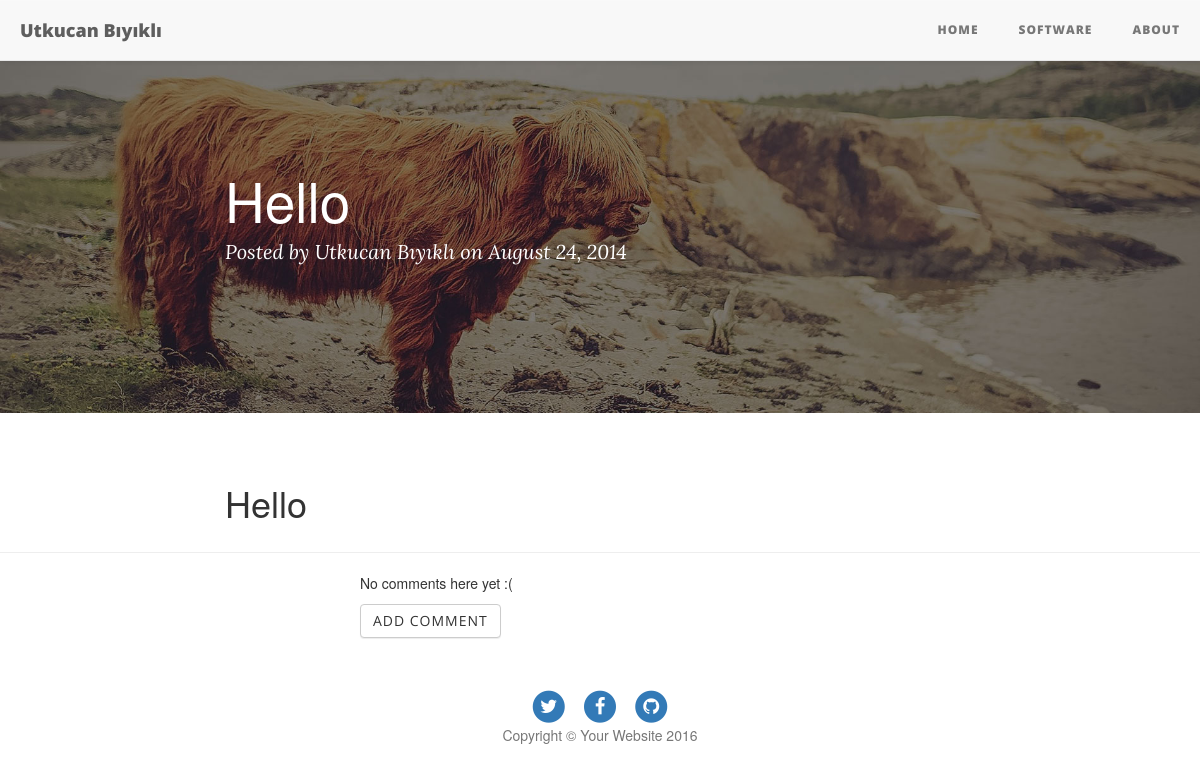
Before: /28/ with the older database file.
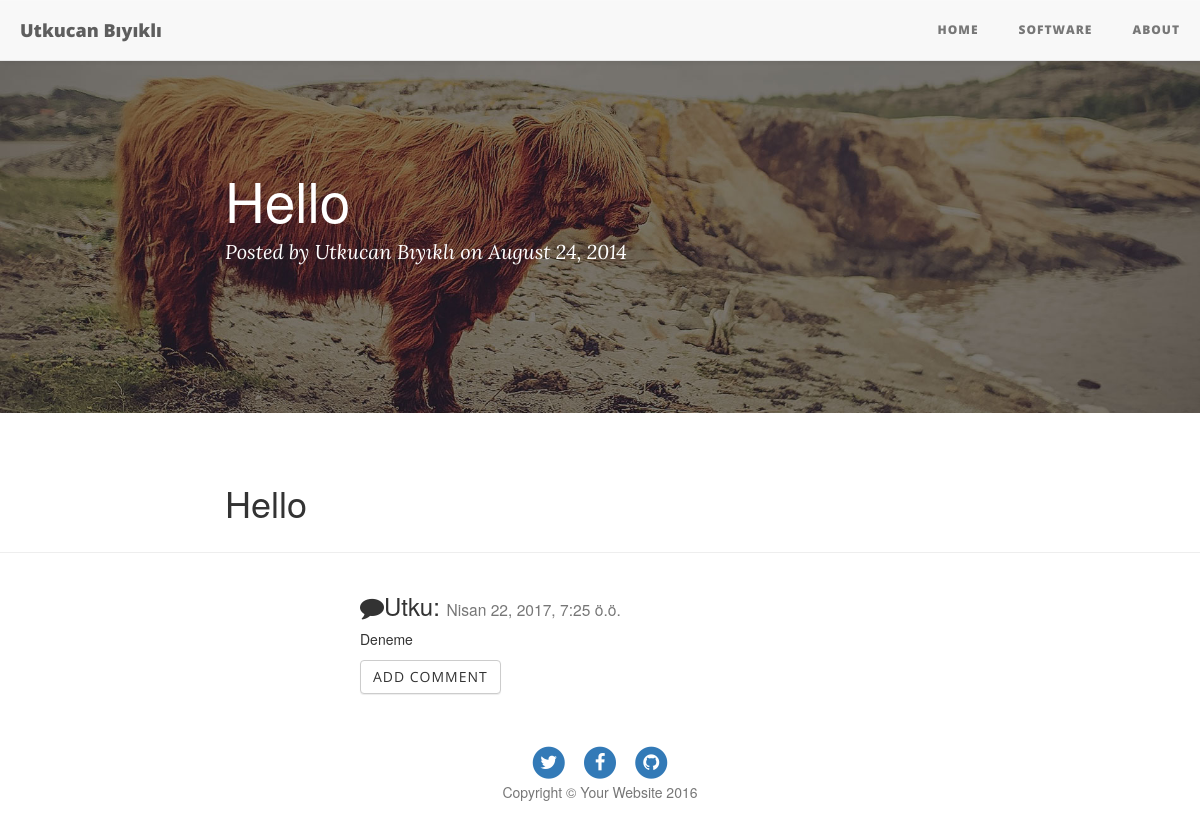
After: the same page with the newer database file.
### Articles/models.py (models this page shows, shortened)
class Comment(models.Model):
    name=models.CharField(max_length=25)
    date=models.DateTimeField(auto_now_add=True)
    comment=models.TextField(max_length=140)
    publish=models.BooleanField(default=False)
    article=models.ForeignKey('Articles.Article',related_name="comments",on_delete=models.CASCADE)
    class Meta:
        ordering = ['-date']

### Articles/views.py (the view)
# urls.py: url(r'^(?P<pk>[0-9]+)/$', views.DetailView.as_view(), name="detail"),
class DetailView(generic.DetailView):
    model=Article
    template_name = "article/detail.html"

### Articles/templates/article/detail.html (shortened to what this page needs)
{% extends 'article/base.html' %}
{% block body %}
  <header class="intro-header" style="background-image: url('../../static/Articles/img/contact-bg.jpg')">
        <div class="container">
            <div class="row">
                <div class="col-lg-8 col-lg-offset-2 col-md-10 col-md-offset-1">
                    <div class="post-heading">
                        <h1>{{article.title}}</h1>
                        <span class="meta">Posted by <a href="{% url 'articles:about' %}">Utkucan Bıyıklı</a> on August 24, 2014</span>
                    </div>
                </div>
            </div>
        </div>
</header>
        <div class="container">
            <div class="row">
                <div class="col-lg-8 col-lg-offset-2 col-md-10 col-md-offset-1">
                         {% autoescape on %}
<p class="content-markdown">{{article.content|safe}}</p>
                        {% endautoescape %}
                </div>
            </div>
        </div>
<hr>
<div class="row" style="margin-left:30%;">
{% for comment in article.comments.all   %}
        {% if comment.publish %}
                    <h3><i class="fa fa-comment"></i>{{comment.name}}:
                    <small>{{comment.date}}</small>
                </h3>
                <p>{{comment.comment}}</p>
        {% endif %}
    {% empty %}
    <p>No comments here yet :(</p>
{% endfor %}
    <a class="btn btn-default" href="{% url 'articles:add_comment' id=article.id %}">Add Comment</a>
</div>
    <footer>
        <div class="container">
            <div class="row">
                <div class="col-lg-8 col-lg-offset-2 col-md-10 col-md-offset-1">
                    <ul class="list-inline text-center">
                        <li>
                            <a href="https://www.twitter.com/utkucanbykl">
                                <span class="fa-stack fa-lg">
                                    <i class="fa fa-circle fa-stack-2x"></i>
                                    <i class="fa fa-twitter fa-stack-1x fa-inverse"></i>
                                </span>
                            </a>
                        </li>
                        <li>
                            <a href="https://www.facebook.com/utkucanbykl">
                                <span class="fa-stack fa-lg">
                                    <i class="fa fa-circle fa-stack-2x"></i>
                                    <i class="fa fa-facebook fa-stack-1x fa-inverse"></i>
                                </span>
                            </a>
                        </li>
                        <li>
                            <a href="https://www.github.com/utkucanbykl">
                                <span class="fa-stack fa-lg">
                                    <i class="fa fa-circle fa-stack-2x"></i>
                                    <i class="fa fa-github fa-stack-1x fa-inverse"></i>
                                </span>
                            </a>
                        </li>
                    </ul>
                    <p class="copyright text-muted">Copyright &copy; Your Website 2016</p>
                </div>
            </div>
        </div>
    </footer>
{% endblock %}

Changed rows visible on the page:
added Comment: name "Utku", date "Nisan 22, 2017, 7:25 ö.ö.", comment "Deneme"
Other visible differences:
text no longer shown: "No comments here yet :("
